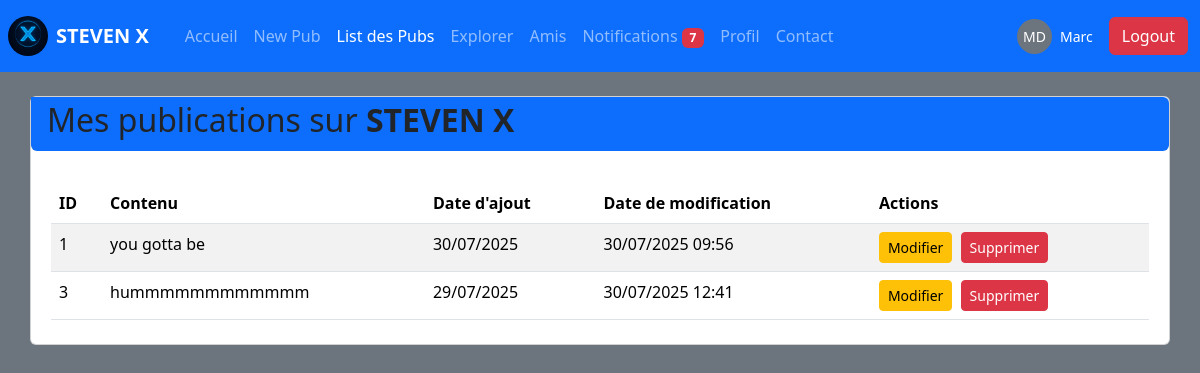
Screenshot of /list_pubs.php (signed in) with the database file from the repository.
### tables this page shows
CREATE TABLE `publications` (
  `id` int(11) NOT NULL,
  `user_id` int(11) NOT NULL,
  `contenu` text NOT NULL,
  `date_ajout` timestamp NOT NULL DEFAULT current_timestamp() ON UPDATE current_timestamp(),
  `date_modification` timestamp NOT NULL DEFAULT current_timestamp() ON UPDATE current_timestamp(),
  `image` varchar(255) DEFAULT NULL
);

### list_pubs.php (the view, shortened to what this page needs)
<?php
include('bdd.php');
    $stmt = $pdo->prepare("SELECT * FROM publications WHERE user_id = ?");
    $stmt->execute([$_SESSION['user_id']]);
    $publications = $stmt->fetchAll(PDO::FETCH_ASSOC);
$current_user = null;
if (isset($_SESSION['user_id'])) {
    $stmt = $pdo->prepare("SELECT photo_profil FROM user WHERE id = ?");
    $stmt->execute([$_SESSION['user_id']]);
    $current_user = $stmt->fetch(PDO::FETCH_ASSOC);
}
?>
<!DOCTYPE html>
<html lang="fr">
<head>
    <link href="https://cdn.jsdelivr.net/npm/bootstrap@5.3.7/dist/css/bootstrap.min.css" rel="stylesheet">
</head>
<body class="bg-secondary">
    <nav class=" navbar navbar-expand-lg navbar-dark bg-primary">
        <img src="logo/StevenX.png" alt="" class="m-2" style="width: 40px; height: 40px; border-radius: 50%;">
        <b><a class="navbar-brand" href="dash.php">STEVEN X</a></b>
        <div class="container">
            <div class="collapse navbar-collapse" id="navbarNav">
                <ul class="navbar-nav me-auto">
                    <li class="nav-item">
                        <a class="nav-link" href="dash.php">Accueil</a>
                    </li>
                    <li class="nav-item">
                        <a class="nav-link" href="new_pub.php">New Pub</a>
                    </li>
                    <li class="nav-item">
                        <a class="nav-link active" href="list_pubs.php">List des Pubs</a>
                    </li>
                    <li class="nav-item">
                        <a class="nav-link" href="explorer.php">Explorer</a>
                    </li>
                    <li class="nav-item">
                        <a class="nav-link" href="amis.php">Amis</a>
                    </li>
                    <li class="nav-item">
                        <?php include '_navbar_notifications.php'; ?>
                    </li>
                    <li class="nav-item">
                        <a class="nav-link" href="profil.php">Profil</a>
                    </li>
                    <li class="nav-item">
                        <a class="nav-link" href="contact.php">Contact</a>
                    </li>
                </ul>
                <div class="d-flex align-items-center me-3">
                    <?php if ($current_user && $current_user['photo_profil'] && file_exists($current_user['photo_profil'])): ?>
                    <img src="<?php echo htmlspecialchars($current_user['photo_profil']); ?>" alt="Photo de profil"
                        class="rounded-circle me-2" style="width: 35px; height: 35px; object-fit: cover;">
                    <?php else: ?>
                    <div class="bg-secondary text-white rounded-circle d-flex align-items-center justify-content-center me-2"
                        style="width: 35px; height: 35px; font-size: 14px;">
                        <?php echo strtoupper(substr($_SESSION['user_prenom'], 0, 1) . substr($_SESSION['user_nom'], 0, 1)); ?>
                    </div>
                    <?php endif; ?>
                    <span class="text-white small"><?php echo htmlspecialchars($_SESSION['user_prenom']); ?></span>
                </div>
                <button type="button" class="btn btn-danger" data-bs-toggle="modal"
                    data-bs-target="#confirmLogoutModal">Logout</button>
            </div>
        </div>
    </nav>
    <div class="card mb-4 container rounded-bottom rounded-end mt-4">
        <div class="row bg-primary rounded-bottom rounded-end p-1">
            <div class="col-12">
                <h2>Mes publications sur <strong>STEVEN X</strong></h2>
            </div>
        </div><br>
        <div class="row rounded-bottom rounded-end p-2">
            <div class="col-12">
                <?php if (empty($publications)): ?>
                <div class="alert alert-info">
                    Vous n'avez pas encore de publications sur <strong>STEVEN X</strong>. <a href="new_pub.php">Créer
                        une publication</a>
                </div>
                <?php else: ?>
                <div class="table-responsive">
                    <table class="table table-striped">
                        <thead>
                            <tr>
                                <th>ID</th>
                                <th>Contenu</th>
                                <th>Date d'ajout</th>
                                <th>Date de modification</th>
                                <th>Actions</th>
                            </tr>
                        </thead>
                        <tbody>
                            <?php foreach ($publications as $pub): ?>
                            <tr>
                                <td><?php echo $pub['id']; ?></td>
                                <td>
                                    <?php
                                            $contenu = htmlspecialchars($pub['contenu']);
                                            echo strlen($contenu) > 50 ? substr($contenu, 0, 50) . '...' : $contenu;
                                            ?>
                                </td>
                                <td><?php echo date('d/m/Y', strtotime($pub['date_ajout'])); ?></td>
                                <td>
                                    <?php echo $pub['date_modification'] ? date('d/m/Y H:i', strtotime($pub['date_modification'])) : 'Non modifié'; ?>
                                </td>
                                <td>
                                    <a href="edit_pub.php?id=<?php echo $pub['id']; ?>"
                                        class="btn btn-sm btn-warning me-1">Modifier</a>
                                    <a href="trash_pub.php?id=<?php echo $pub['id']; ?>"
                                        class="btn btn-sm btn-danger">Supprimer</a>
                                </td>
                            </tr>
                            <?php endforeach; ?>
                        </tbody>
                    </table>
                </div>
                <?php endif; ?>
            </div>
        </div>
    </div>
</body>
</html>

### rows the page displays
publications: id "1", contenu "you gotta be", date_ajout "30/07/2025", date_modification "30/07/2025 09:56"
publications: id "3", contenu "hummmmmmmmmmmm", date_ajout "29/07/2025", date_modification "30/07/2025 12:41"

### other values shown
$nb_non_lues_nav "7"
$_SESSION['user_prenom'] "Marc"
